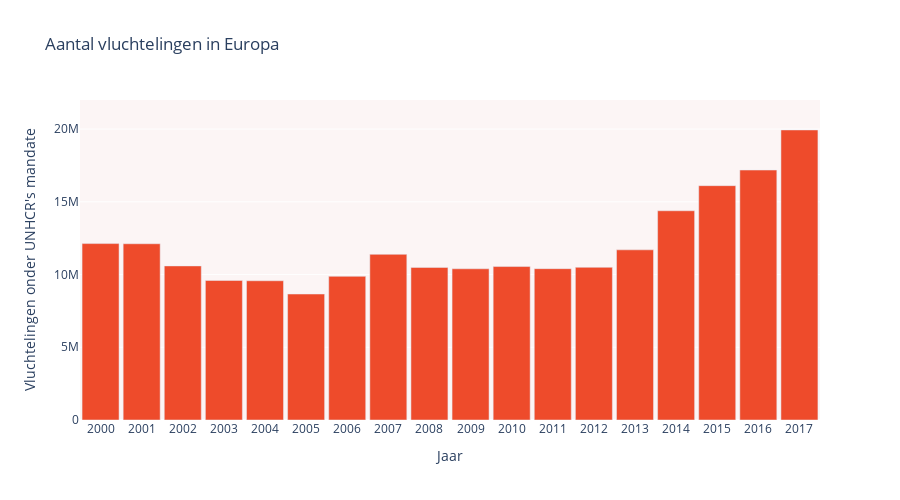

Notebook source saved alongside this figure:
### Markdown cell above
x

### Code cell
import plotly.graph_objs as go
import plotly.express as px
import pandas as pd
import geopandas as gpd
import matplotlib.pyplot as plt

# Read the data from table1.csv
df = pd.read_csv('population_eu.csv')
df2 = df[df.Year.between(2000, 2017)]

df3 = pd.read_csv('aanslagen_per_jaar.csv')

colors = ['rgb(238, 75, 43)', 'rgb(252,245,245)', 'rgb(129, 133, 137)']
fig = go.Figure()

fig.add_trace(go.Bar(
    x=df2['Year'],
    y=df2["Refugees under UNHCR's mandate"],
    marker_color='rgb(238, 75, 43)',
    name="Refugees",
    yaxis='y'  
))

fig.update_layout(
    title='Aantal vluchtelingen in Europa',
    xaxis=dict(type='category'),
    yaxis=dict(range=[0, 22000000], title="Vluchtelingen onder UNHCR's mandate" , side='left'),
    xaxis_title='Jaar',
    height=500,
    bargap=0.1,
    plot_bgcolor='rgb(252,245,245)',
)

fig.show()

### Figure 1 — Plotly figure (JSON) as saved in the notebook; plotly's stock layout.template omitted (floating-point values rounded to 4 significant figures)
{"data": [{"marker": {"color": "rgb(238, 75, 43)"}, "name": "Refugees", "type": "bar", "x": [2000, 2001, 2002, 2003, 2004, 2005, 2006, 2007, 2008, 2009, 2010, 2011, 2012, 2013, 2014, 2015, 2016, 2017], "y": [12129079, 12116301, 10593526, 9592247, 9572719, 8661293, 9876879, 11390082, 10488915, 10395713, 10548835, 10403937, 10497017, 11698233, 14384289, 16110276, 17184286, 19940566], "yaxis": "y"}], "layout": {"bargap": 0.1, "height": 500, "plot_bgcolor": "rgb(252,245,245)", "title": {"text": "Aantal vluchtelingen in Europa"}, "xaxis": {"title": {"text": "Jaar"}, "type": "category"}, "yaxis": {"range": [0, 22000000], "side": "left", "title": {"text": "Vluchtelingen onder UNHCR's mandate"}}}}
